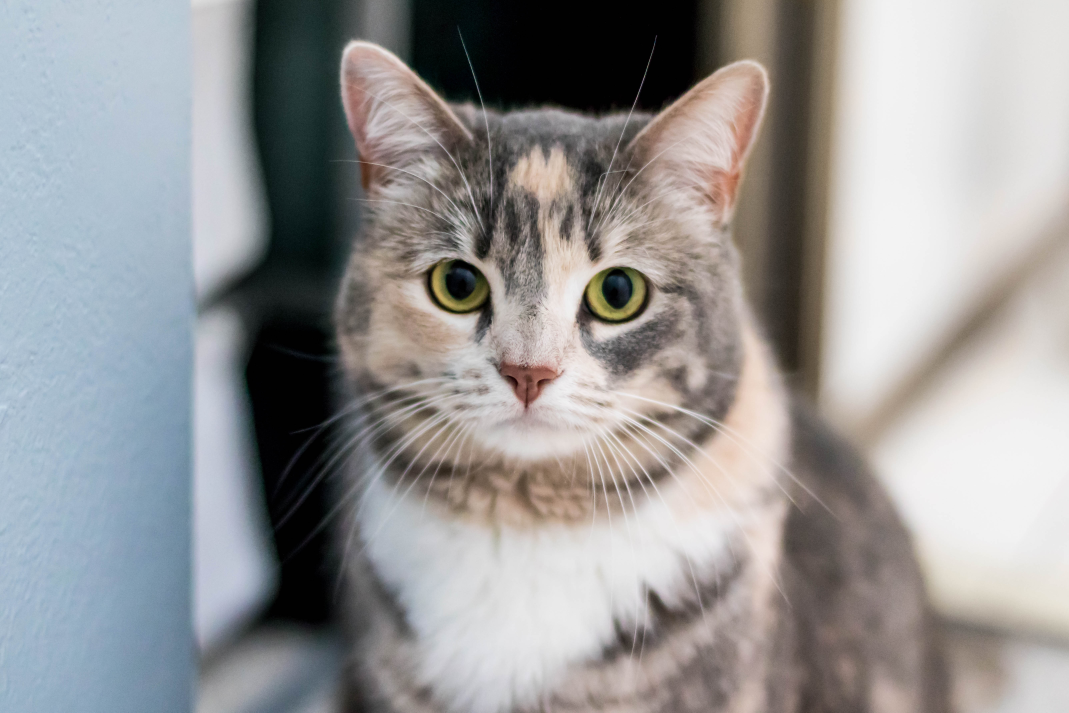
#> input picture A1/Clab Assignment 1-20220316/images/image4.jpg, 5345 x 3563 px, found by its file name (shown at 1/5 size)
$ jupyter execute task4.ipynb   (older library calls are emulated)
#> lines starting #> are read from the running program, lines starting #| are printed output that depends on the picture
[cell 1]
import numpy as np
import matplotlib.pyplot as plt

import cv2
import math

## Task 4.1

[cell 2]
#NOTE Task 4.1
img4         = cv2.imread('images\image4.jpg')      # read image
#> img4 is the input picture: shape (3563, 5345, 3); mean B, G, R 150.8, 150.6, 151.2
img4         = cv2.cvtColor(img4, cv2.COLOR_BGR2RGB)
img4         = img4[200 : 2550, 1600 : 3800] # crop the image
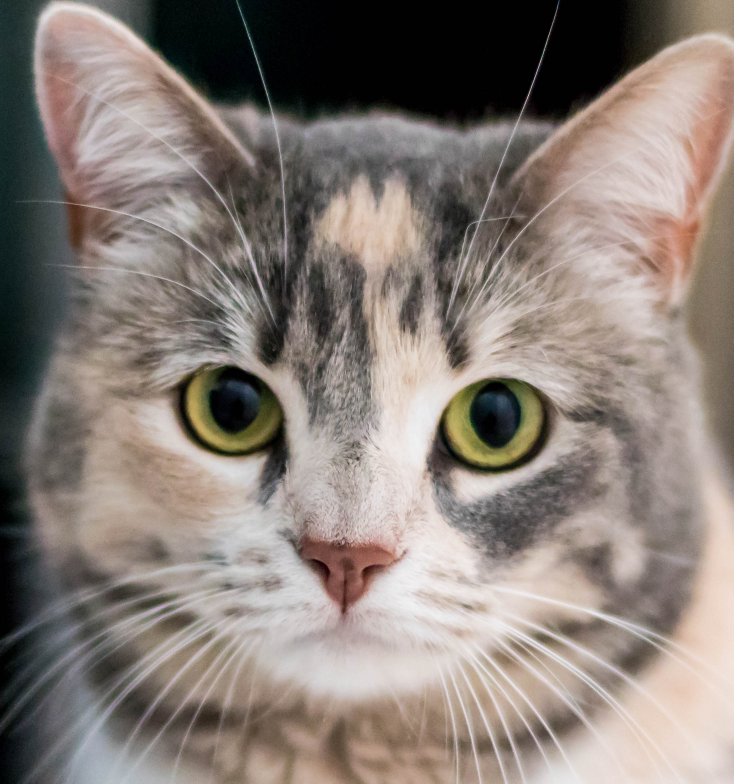
#> img4: shape (2350, 2200, 3) (shown at 1/3 size); mean R, G, B 136, 125.8, 119.3
img4_rs      = cv2.resize(img4, (512, 512)) # resize the image
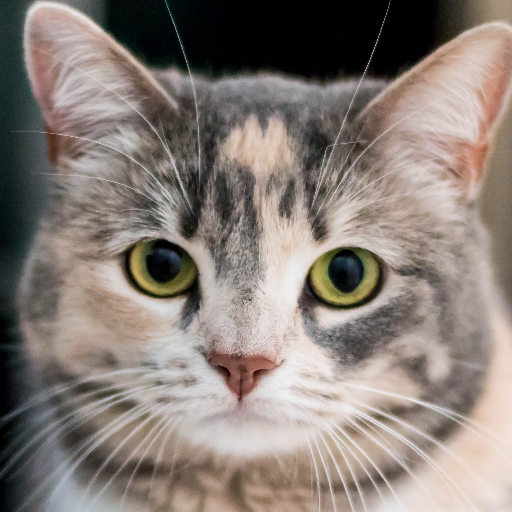
#> img4_rs: shape (512, 512, 3); mean R, G, B 135.9, 125.7, 119.1
img4_rs_grey = cv2.cvtColor(img4_rs, cv2.COLOR_RGB2GRAY)
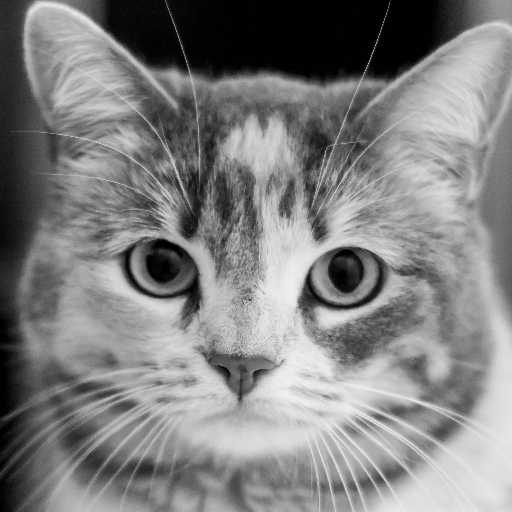
#> img4_rs_grey: shape (512, 512); min 0, max 242, mean 128

fig_1 = plt.figure(figsize=(8, 16))
oriplot = fig_1.add_subplot(1, 2, 1)
oriplot.imshow(img4)
oriplot.set_xlabel('col')
oriplot.set_ylabel('row')
oriplot.set_title('image 4 (cropped)')

rsplot  = fig_1.add_subplot(1, 2, 2)
rsplot.imshow(img4_rs_grey, cmap = plt.cm.gray)
rsplot.set_xlabel('col')
rsplot.set_ylabel('row')
rsplot.set_title('image 4 (resized and grey)')
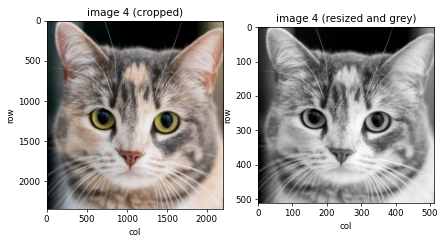
#> figure drawn by matplotlib, 2 panels

## Task 4.2

[cell 3]
#NOTE Task 4.2
rs, cs   = img4_rs_grey.shape
#> rs = 512; cs = 512
noise_mx = np.random.normal(0, 15, (rs, cs)) # this is a guassian noise (rs x cs) matrix with mean 0, sigma 15

img4_rs_grey_noise = (img4_rs_grey + noise_mx).clip(0, 255).astype('uint8') # add the noise to the orignal image and insure the value is in [0,255]

fig_2     = plt.figure(figsize=(8, 16))
noiseplot = fig_2.add_subplot(1, 2, 1)
noiseplot.imshow(img4_rs_grey_noise, cmap = plt.cm.gray)
noiseplot.set_xlabel('col')
noiseplot.set_ylabel('row')
noiseplot.set_title('image 4 (noised)')

oriplot = fig_2.add_subplot(1, 2, 2)
oriplot.imshow(img4_rs_grey, cmap = plt.cm.gray)
oriplot.set_xlabel('col')
oriplot.set_ylabel('row')
oriplot.set_title('image 4 (orignal)')

## Task 4.3

[cell 4]
hist_ori   = cv2.calcHist([img4_rs_grey],       [0], None, [256], [0,256])
#> hist_ori = 256 values, max 14586 at index 1, min 0 at index 243, mean 1024
hist_noise = cv2.calcHist([img4_rs_grey_noise], [0], None, [256], [0,256])
#> hist_noise = 256 values, max 11460 at index 0, min 70 at index 253, mean 1024

fig_3     = plt.figure(figsize=(12, 6))
oriplot   = fig_3.add_subplot(1, 2, 1)
noiseplot = fig_3.add_subplot(1, 2, 2)

oriplot.plot(hist_ori)
noiseplot.plot(hist_noise)

oriplot.set_title('Histogram (before)')
noiseplot.set_title('Histogram (after)')

oriplot.set_xlabel('value')
oriplot.set_ylabel('freq')
noiseplot.set_xlabel('value')
noiseplot.set_ylabel('freq')
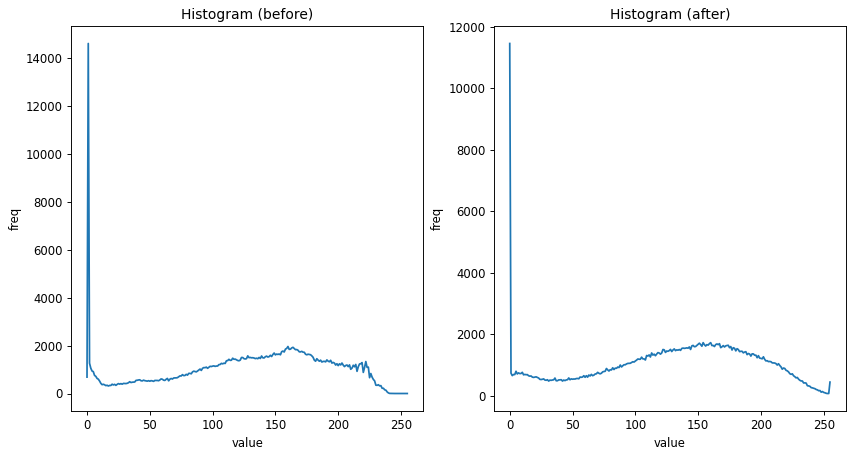
#> figure drawn by matplotlib, 2 panels; panel 1: curve peaks at x = 1, y = 14586; panel 2: curve peaks at x = 0, y = 11460

## Task 4.4

[cell 5]
def create_kernel(σ, k_size):
    '''create the Guassain kernel for the Gaussian filter

        Args:
            k_size (int): used to a (k x k) kernel

        Returns:
            np.array: a (k x k) kernel
    '''
    kernel = np.zeros((k_size, k_size), dtype=np.float)
    for x in range(- (k_size // 2), (k_size // 2) + 1):
        for y in range(- (k_size // 2), (k_size // 2) + 1):
            kernel[x][y] = math.exp(-(x ** 2 + y ** 2)/(2 * σ ** 2))
    kernel = kernel / (np.sqrt(2 * np.pi * σ ** 2))
    kernel = kernel / np.sum(kernel) # normalise

    return kernel

def my_Gauss_filter(noisy_image, gausskernel):
    '''apply the kernel to the noisy image and will get a blurry image

        Args:
            noisy_image (np.array): the noisy image
            gausskernel (np.array):  result of create_kernel(σ, k_size)

        Returns:
            np.array: image after applying the gaussian filter
    '''
    rs, cs = noisy_image.shape
    result = np.zeros((rs, cs), dtype=np.uint8)
    for x in range(3 , rs - 3):
        for y in range(3, cs - 3):
            result[x][y] = int(np.sum(noisy_image[x - 3 : x + 4, y - 3 : y + 4] * gausskernel))

    return result

## Task 4.5

[cell 6]
gausskernel1 = create_kernel(0.5, 7) # sigma = 0.5
gausskernel2 = create_kernel(1, 7) # sigma = 1
gausskernel3 = create_kernel(7, 7) # sigma = 7

denoised_img1 = my_Gauss_filter(img4_rs_grey_noise, gausskernel1)
#> after the loop in my_Gauss_filter, `for x in range(3 , rs - 3):`:
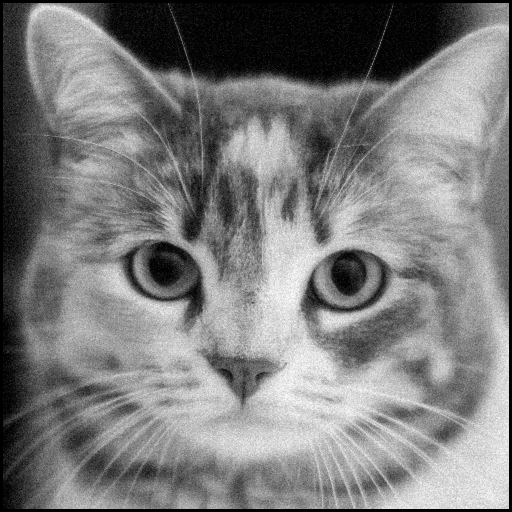
#> result: shape (512, 512); min 0, max 251, mean 124.1
denoised_img2 = my_Gauss_filter(img4_rs_grey_noise, gausskernel2)
#> after the loop in my_Gauss_filter (call 2), `for x in range(3 , rs - 3):`:
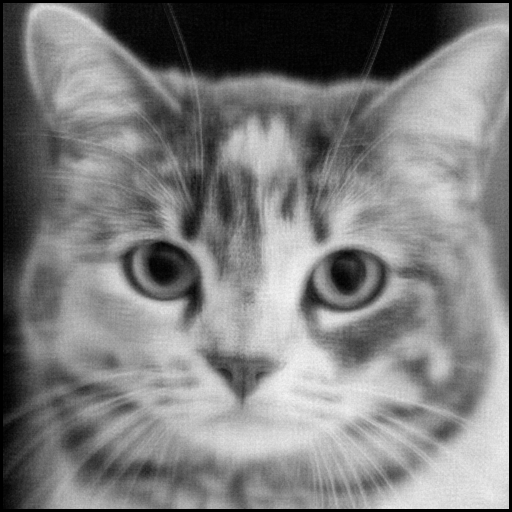
#> result: shape (512, 512); min 0, max 244, mean 124.8
denoised_img3 = my_Gauss_filter(img4_rs_grey_noise, gausskernel3)

fig_5 = plt.figure(figsize=(24, 24))
denoisedplot1 = fig_5.add_subplot(1, 3, 1)
denoisedplot2 = fig_5.add_subplot(1, 3, 2)
denoisedplot3 = fig_5.add_subplot(1, 3, 3)

denoisedplot1.set_title("Gaussian filter with σ = 0.5")
denoisedplot2.set_title("Gaussian filter with σ = 1")
denoisedplot3.set_title("Gaussian filter with σ = 7")

denoisedplot1.set_xlabel('col')
denoisedplot1.set_ylabel('row')

denoisedplot2.set_xlabel('col')
denoisedplot2.set_ylabel('row')

denoisedplot3.set_xlabel('col')
denoisedplot3.set_ylabel('row')

denoisedplot1.imshow(denoised_img1, cmap = plt.cm.gray)
denoisedplot2.imshow(denoised_img2, cmap = plt.cm.gray)
denoisedplot3.imshow(denoised_img3, cmap = plt.cm.gray)

## Task 4.6

[cell 7]
bulitin_img = cv2.GaussianBlur(img4_rs_grey_noise, (7,7), 7)
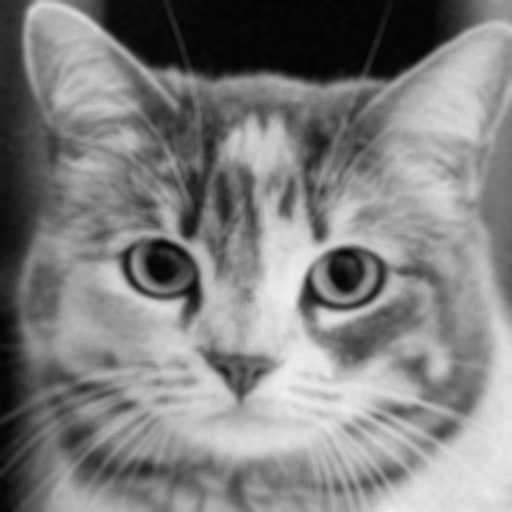
#> bulitin_img: shape (512, 512); min 2, max 240, mean 128

fig_5 = plt.figure(figsize=(8, 8))
denoisedplot1 = fig_5.add_subplot(1, 1, 1)
denoisedplot1.set_title("bulit-in Gaussian filter with σ = 7")
denoisedplot1.set_xlabel('col')
denoisedplot1.set_ylabel('row')

denoisedplot1.imshow(bulitin_img, cmap = plt.cm.gray)
